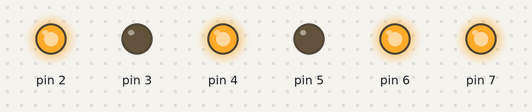
A sketch run on a simulated Arduino Uno, built with avr-gcc and run on an emulated ATmega328P. Parts: output pins drawn as LEDs (lit = HIGH).

Above: at 0.2 s.
Timing chart, 0 to 1.7 s (numbered marks = the images above):
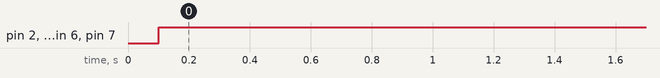

Measured:
- by itself, pin 2, pin 4, pin 6, pin 7: LOW → HIGH at 0.10 s

The sketch:

motorDrive.ino
```cpp
int lEncoderCount;
int rEncoderCount;


void setup() {
  // motor Pins
  for(int i=0;i<6;i++){
    pinMode(2+i,OUTPUT);
  }

  attachInterrupt(5, lEncoderIncrement, CHANGE);
  attachInterrupt(4, rEncoderIncrement, CHANGE);

   Serial.begin(9600);
   delay(100);
}

void loop() {
  moveForward(255,255);
  delay(400);
}

void moveForward(int lpwm, int rpwm){

  lMotorForward(lpwm);
  rMotorForward(rpwm);

}

void rMotorForward(int pwm){
  digitalWrite(4,HIGH);
  digitalWrite(3,LOW);
  analogWrite(7, pwm);
}

void lMotorForward(int pwm){
  digitalWrite(6,HIGH);
  digitalWrite(5,LOW);
  analogWrite(2, pwm);
}

void motorStop(){
    digitalWrite(3,LOW);
    digitalWrite(4,LOW);
    analogWrite(2, 0);
    digitalWrite(6,LOW);
    digitalWrite(5,LOW);
    analogWrite(7, 0);
}

void lEncoderIncrement(){
  lEncoderCount++;
}

void rEncoderIncrement(){
  rEncoderCount++;
}

int getLEncoderCount(){
  return lEncoderCount;
}

int getREncoderCount(){
  return  rEncoderCount;
}
```
